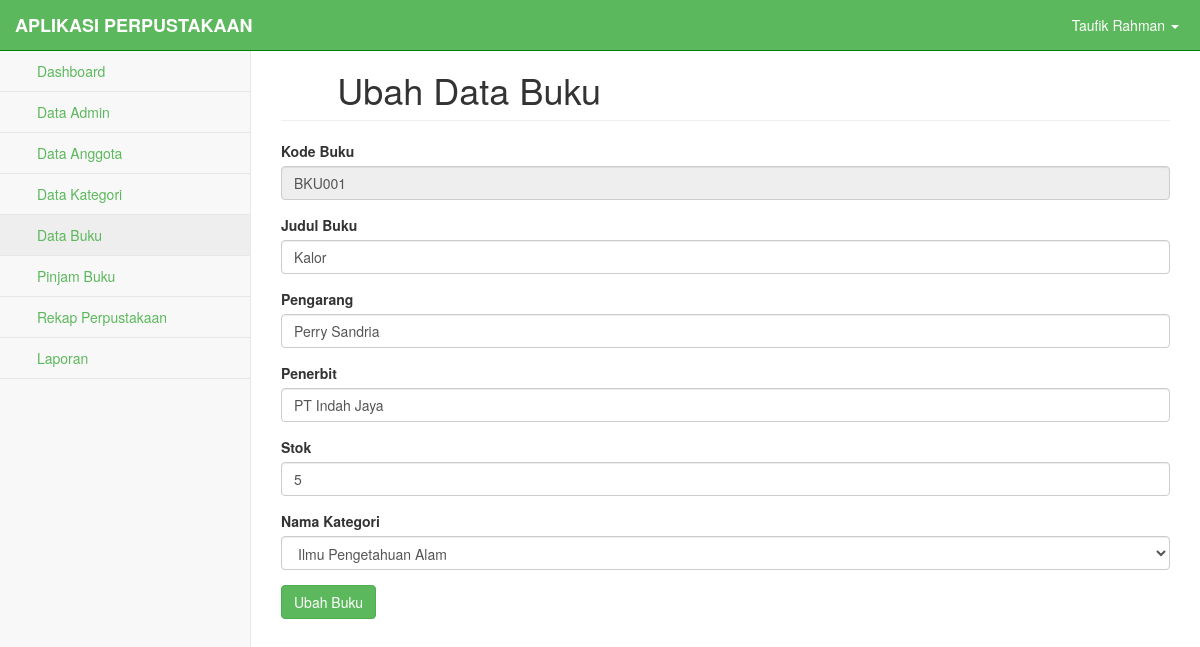
The page /pages/buku_ubah.php?kode_buku=BKU001 (signed in) on the database its author committed.
### tables this page shows
CREATE TABLE `buku` (
  `kode_buku` varchar(50) NOT NULL,
  `judul_buku` varchar(150) NOT NULL,
  `pengarang` varchar(100) NOT NULL,
  `penerbit` varchar(100) NOT NULL,
  `stok` varchar(50) NOT NULL,
  `kode_kategori` varchar(50) NOT NULL
);

CREATE TABLE `kategori` (
  `kode_kategori` varchar(50) NOT NULL,
  `nama_kategori` varchar(100) NOT NULL
);

### pages/functions.php (called while the page is built, shortened)
<?php
$koneksi = mysqli_connect("localhost", "root", "", "perpustakaan");
function query ($query) {
	global $koneksi;
	$result = mysqli_query ($koneksi, $query);
	$rows = [];
	while ( $row = mysqli_fetch_assoc ($result)) {
		$rows [] = $row;
	}
	return $rows;
}
?>

### pages/buku_ubah.php (the view, shortened to what this page needs)
<?php
require 'functions.php';
$kode_buku = $_GET["kode_buku"];
$buku = query("SELECT * FROM buku WHERE kode_buku = '$kode_buku'")[0];
$nama_admin = query("SELECT * FROM admin WHERE kode_admin = '$_SESSION[kode_admin]' ");
?>
<!DOCTYPE html>
<html lang="en">
    <head>
        <link href="../css/bootstrap.min.css" rel="stylesheet">
        <link href="../css/metisMenu.min.css" rel="stylesheet">
        <link href="../css/timeline.css" rel="stylesheet">
        <link href="../css/startmin.css" rel="stylesheet">
        <link href="../css/morris.css" rel="stylesheet">
        <link href="../css/font-awesome.min.css" rel="stylesheet" type="text/css">
    </head>
    <body>
           <div id="wrapper">
            <nav class="navbar navbar-inverse navbar-fixed-top" role="navigation" >
                <div class="navbar-header">
                    <a class="navbar-brand" style="color:white;" href="#">APLIKASI PERPUSTAKAAN</a>
                </div>
                <ul class="nav navbar-right navbar-top-links">
                    <li class="dropdown">
                        <a class="dropdown-toggle" data-toggle="dropdown" href="#" style="color:white;">
                            <i class="fa fa-user fa-fw"></i>
                            <?php foreach ($nama_admin as $row) : ?>
                                <?php echo $row["nama_admin"]; ?>
                            <?php endforeach; ?>
                            <b class="caret"></b>
                        </a>
                    </li>
                </ul>
               <div class="navbar-default sidebar" role="navigation">
                    <div class="sidebar-nav navbar-collapse">
                        <ul class="nav" id="side-menu">
                            <li>
                                <a href="index.php"><i class="fa fa-home fa-fw"></i> Dashboard</a>
                            </li>
                            <li>
                                <a href="admin.php"><i class="fa fa-user fa-fw"></i> Data Admin</a>
                            </li>
                            <li>
                                <a href="anggota.php"><i class="fa fa-users fa-fw"></i> Data Anggota</a>
                            </li>
                            <li>
                                <a href="kategori.php"><i class="fa fa-list-alt fa-fw"></i> Data Kategori</a>
                            </li>
                            <li>
                                <a href="buku.php" class="active"><i class="fa fa-book fa-fw"></i> Data Buku</a>
                            </li>
                           <li>
                                <a href="#"><i class="fa fa-list fa-fw"></i> Pinjam Buku<span class="fa arrow"></span></a>
                            </li>
                            <li>
                                <a href="pengembalian.php"><i class="fa fa-archive fa-fw"></i> Rekap Perpustakaan<span class="fa arrow"></span></a>
                            </li>
                            <li>
                                <a href="#"><i class="fa fa-print fa-fw"></i> Laporan<span class="fa arrow"></span></a>
                            </li>
                        </ul>
                    </div>
                </div>
            </nav>
            <div id="page-wrapper">
                <div class="container-fluid">
                	<form action="" method="post">
                    <div class="row">
                        <div class="col-lg-12">
                            <h1 class="page-header"><i class="fa fa-book fa-fw"></i> Ubah Data Buku</h1>
                        </div>
                    </div>
                    <div class="form-group">
                        <label for="kode_buku">Kode Buku</label>
                        <input class="form-control" placeholder="Kode Buku" name="kode_buku" id="kode_buku" value="<?php echo $buku["kode_buku"]; ?>" readonly>
                    </div>
                    <div class="form-group">
                        <label for="judul_buku">Judul Buku</label>
                        <input class="form-control" placeholder="Judul Buku" name="judul_buku" id="judul_buku" autocomplete="off" value="<?php echo $buku["judul_buku"]; ?>" autofocus required>
                    </div>
                    <div class="form-group">
                        <label for="pengarang">Pengarang</label>
                        <input class="form-control" placeholder="Pengarang" name="pengarang" id="pengarang" autocomplete="off" value="<?php echo $buku["pengarang"]; ?>" required>
                    </div>
                    <div class="form-group">
                        <label for="penerbit">Penerbit</label>
                        <input class="form-control" placeholder="Penerbit" name="penerbit" id="penerbit" autocomplete="off" value="<?php echo $buku["penerbit"]; ?>" required>
                    </div>
                    <div class="form-group">
                        <label for="stok">Stok</label>
                        <input class="form-control" placeholder="Stok" name="stok" id="stok" type="number" autocomplete="off" value="<?php echo $buku["stok"]; ?>" required>
                    </div>
                    <div class="form-group">
                        <label>Nama Kategori</label>
                        <select name="nama_kategori" id="nama_kategori" class="form-control" required>
                            <?php
                                $kategori = mysqli_query($koneksi, "SELECT * FROM kategori");
                                while($nama_kategori = mysqli_fetch_array($kategori) ) {
                               echo "<option value='{$nama_kategori['kode_kategori']}'".($buku['kode_kategori'] == $nama_kategori['kode_kategori']?" selected":"").">{$nama_kategori['nama_kategori']}</option>";
                                }
                             ?>
                        </select>
                    </div>
                    <button type="submit" class="btn btn-success" name="ubah_buku">Ubah Buku</button>
                    </form>
				</div>
        </div>
    </body>
</html>

### css/startmin.css (style rules this page uses)
body { background-color: #f8f8f8; }
#wrapper { width: 100%; }
#page-wrapper { padding-top: 30px; min-height: 568px; background-color: #fff; }
@media (min-width:768px) { #page-wrapper { position: inherit; margin-left: 250px; padding: 30px 15px 0 15px; border-left: 1px solid #e7e7e7; } }
.navbar-header { float: left; }
.navbar-right { text-align: right; }
.navbar-top-links { margin: 0; }
.navbar-top-links li { display: inline-block; }
.navbar-top-links li:last-child { margin-right: 6px; }
.navbar-top-links li a { padding: 15px; min-height: 50px; }
.navbar-top-links>li>a { color: #999; }
.sidebar .sidebar-nav.navbar-collapse { padding-right: 0; padding-left: 0; }
.sidebar ul li { border-bottom: 1px solid #e7e7e7; }
.sidebar ul li a.active { background-color: #eee; }
.sidebar .arrow { float: right; }
.sidebar .fa.arrow:before { content: "\f104"; }
@media (min-width:768px) { .sidebar { z-index: 1; position: absolute; width: 250px; margin-top: 51px; } }

### pages/buku_ubah.php (style rules this page uses)
.navbar-inverse { background-color: #5cb85c; border-color: green; }
li a { color: #5cb85c; text-decoration: none; }
.navbar-header a { font-weight: bold; }

### rows shown on the page
buku: kode_buku "BKU001", judul_buku "Kalor", pengarang "Perry Sandria", penerbit "PT Indah Jaya", stok "5", nama_kategori "Ilmu Pengetahuan Alam"

### other values the page prints
$row["nama_admin"] "Taufik Rahman"
